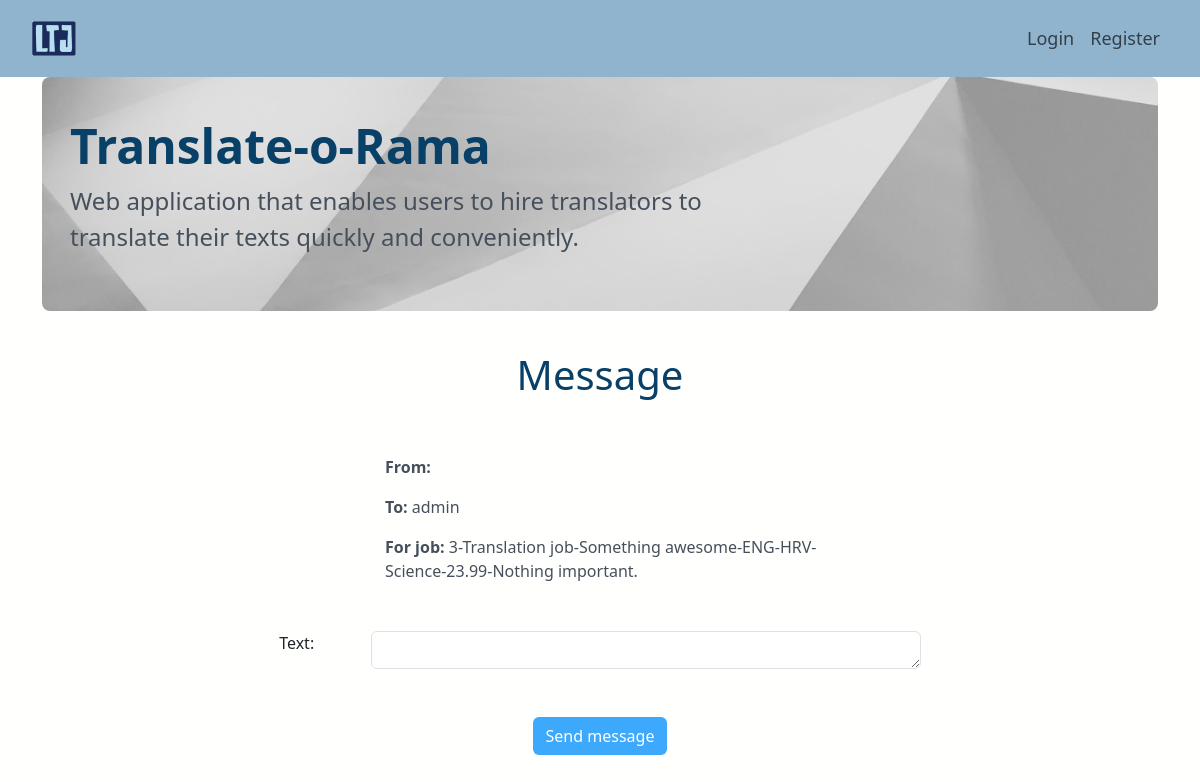
Page /jobs/3 on the earlier database version.
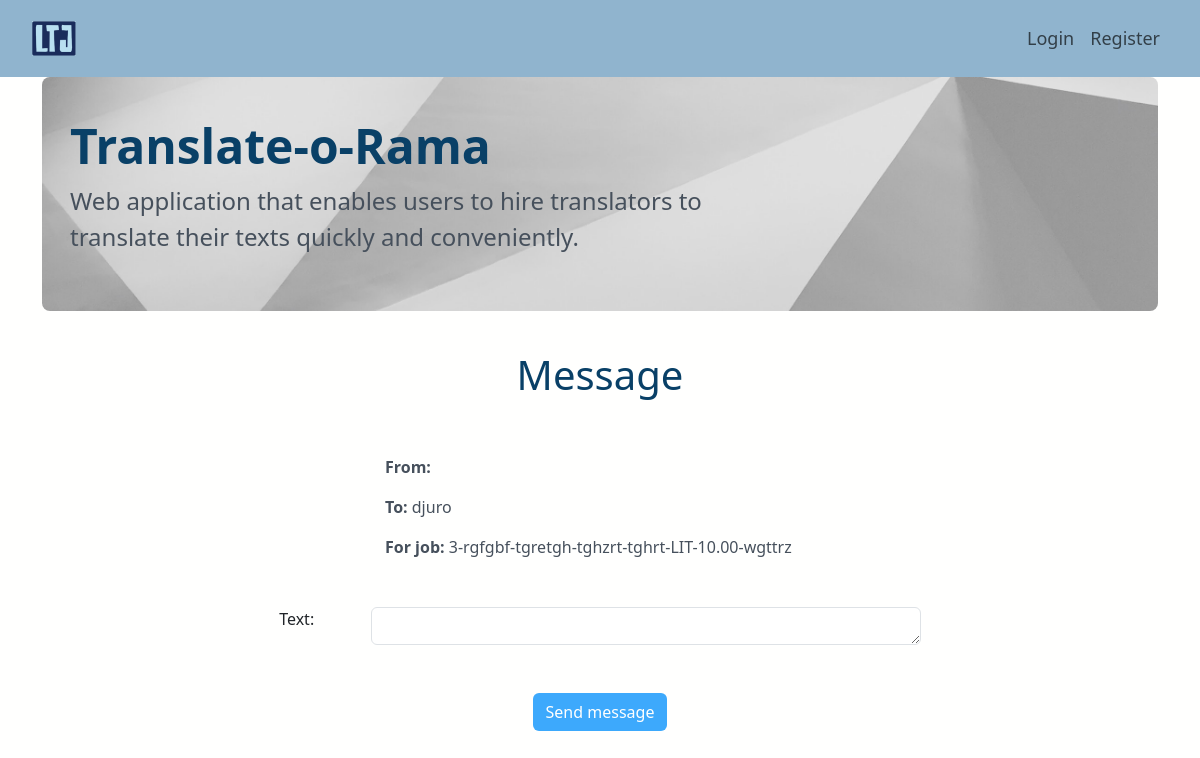
Same page on the later database version.
### app/models.py (models this page shows)
class Job(models.Model):
    user = models.ForeignKey(User, on_delete=models.CASCADE)
    title = models.TextField(blank=False, unique=True)
    description = models.TextField(blank=False)
    source_language = models.TextField(blank=False)
    target_language = models.TextField(blank=False)
    job_field = models.CharField(
        max_length=4,
        choices=JobField.JOB_CHOICES,
        default=JobField.LITERATURE,
    )
    budget = models.DecimalField(max_digits=10, decimal_places=2, default=0.0)
    text = models.TextField(blank=False)
    is_assigned = models.BooleanField(default=False)
    is_completed = models.BooleanField(default=False)
    def __str__(self):
        return f"{self.id}-{self.title[:30]}-{self.description[:100]}-{self.source_language[:15]}-{self.target_language[:15]}-{self.job_field}-{self.budget}-{self.text}"

### app/views.py (the view)
# urls.py: path("jobs/<int:job_id>", views.message_user, name="message_user"),
def message_user(request, job_id):
    user = request.user
    job = get_object_or_404(Job, pk=job_id)
    if request.method == "POST":
        form = MessageForm(request.POST)
        if form.is_valid():
            message = Message.objects.create(
                from_user=request.user,
                to_user=job.user,
                job=job,
                text=form.cleaned_data.get("text"),
            )
            return HttpResponseRedirect(reverse("app:jobs", args=[]))
        else:
            context = {"user": user, "job": job, "form": form}
            return render(request, "app/message_page.html", context)
    else:
        form = MessageForm()
        context = {"user": user, "job": job, "form": form}
    return render(request, "app/message_page.html", context)

### app/forms.py
class MessageForm(ModelForm):
    class Meta:
        model = Message
        fields = [
            "text",
        ]

### app/templates/app/message_page.html (shortened to what this page needs)
{% extends 'app/base.html' %}
{% load widget_tweaks %}
{% block content %}
<h1 class="text-center mb-5 mt-3">Message</h1>
<div class="content-section mt-5 mb-5 p-2 ">
	<div class="container w-50 mb-5 justify-content-center">
		<div class="ms-5">
			<p><b>From:</b> {{user.username}}</p>
			<p><b>To:</b> {{job.user.username}}</p>
			<p><b>For job:</b> {{job}}</p>
		</div>
	</div>
	<form action="{% url 'app:message_user' job.id %}" method="POST">
		{% include 'includes/job_form.html' with form=form %}
		<div class="row mt-4 text-center mb-5">
            <div clss="col-md-8 ms-2">
				<button class="btn custom-btn" type="submit">Send message</button>
			</div>
		</div>
	</form>
</div>
{% endblock content %}

Differences in the rows shown:
changed Job: user.username "admin" → "djuro"; id+title+description "3-Translation job-Something awesome-ENG-HRV-Science-23.99-Nothing important." → "3-rgfgbf-tgretgh-tghzrt-tghrt-LIT-10.00-wgttrz"
